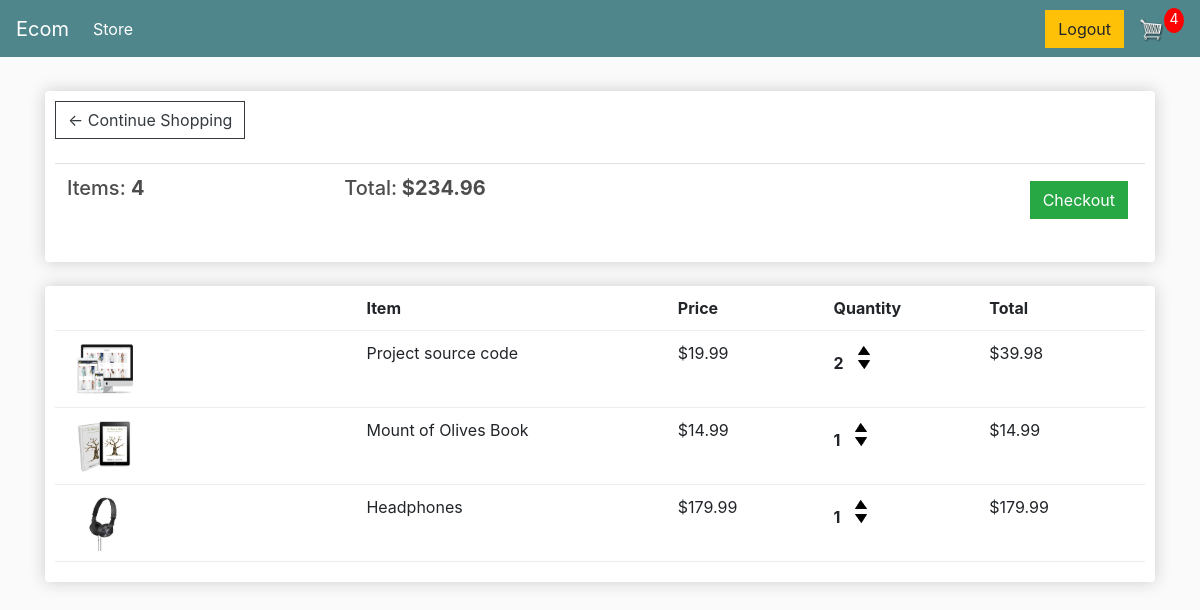
The app's page /cart/ (signed in), older data.
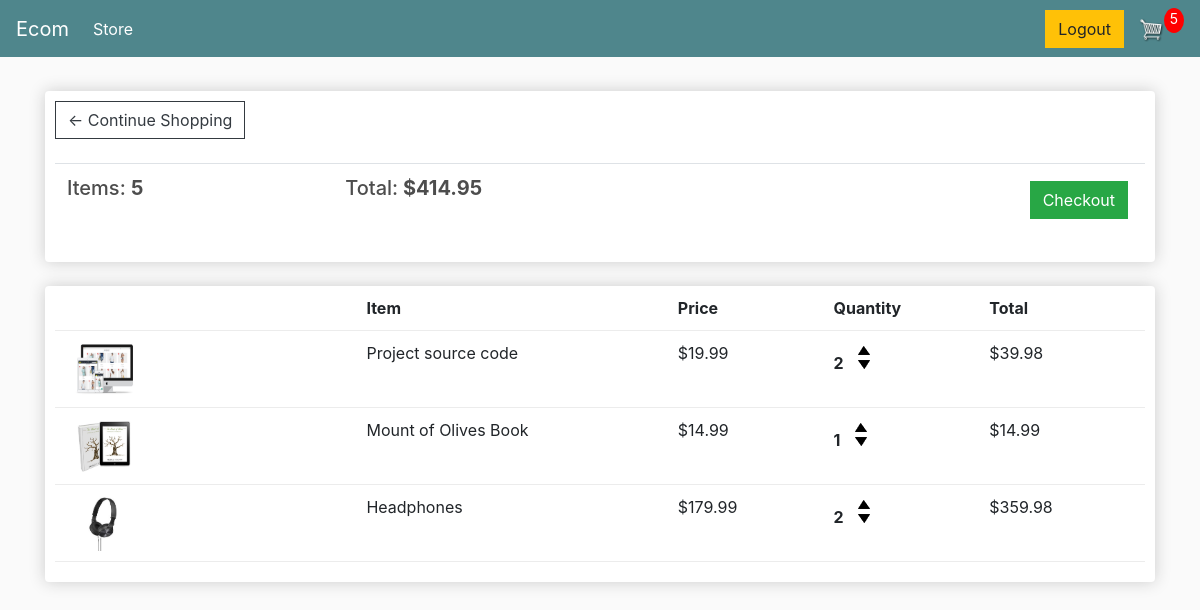
The same page, newer data.
### store/models.py (models this page shows, shortened)
class Order(models.Model):
    customer = models.ForeignKey(Customer, on_delete=models.SET_NULL, blank=True, null=True)
    date_ordered = models.DateTimeField(auto_now_add=True)
    complete = models.BooleanField(default=False, null=True, blank=True)
    transaction_id = models.CharField(max_length=200, null=True)
    @property
    def get_cart_total(self):
        orderitems = self.orderitem_set.all()
        total = sum([item.get_total for item in orderitems])
        return total
    @property
    def get_cart_items(self):
        orderitems = self.orderitem_set.all()
        total = sum([item.quantity for item in orderitems])
        return total

class OrderItem(models.Model):
    product = models.ForeignKey(Product, on_delete=models.SET_NULL, null=True)
    order = models.ForeignKey(Order, on_delete=models.SET_NULL, null=True)
    quantity = models.IntegerField(default=0, null=True, blank=True)
    date_added = models.DateTimeField(auto_now_add=True)
    @property
    def get_total(self):
        return self.product.price * self.quantity

class Product(models.Model):
    name = models.CharField(max_length=200, null=True)
    price = models.DecimalField(max_digits=7, decimal_places=2)
    digital = models.BooleanField(default=False, null=True, blank=True)
    image = models.ImageField(null=True, blank=True)
    @property
    def imageURL(self):
        try:
            url = self.image.url
        except:
            url = ""
        return url

### store/views.py (the view)
# urls.py: path('cart/', views.cart, name="cart"),
def cart(request):
     data = cartData(request)
     cartItems = data['cartItems']
     order = data['order']
     items = data['items']
     context = {'items':items, 'order':order, 'cartItems':cartItems}
     return render(request, 'store/cart.html', context)

### store/utils.py (called while the page is built)
def cartData(request):
    if request.user.is_authenticated:
        customer = request.user.customer
        order, created = Order.objects.get_or_create(customer=customer, complete=False)
        items = order.orderitem_set.all()
        cartItems = order.get_cart_items
    else:
        cookieData = cookieCart(request)
        cartItems = cookieData['cartItems']
        order = cookieData['order']
        items = cookieData['items']
    return {'cartItems': cartItems, 'order': order, 'items': items}

### store/templates/store/cart.html
{% extends 'store/main.html' %}
{% load static %}
{% block content %}
	<div class="row">
		<div class="col-lg-12">
			<div class="box-element">
				<a  class="btn btn-outline-dark" href="{% url 'store' %}">&#x2190; Continue Shopping</a>
				<br>
				<br>
				<table class="table">
					<tr>
						<th><h5>Items: <strong>{{order.get_cart_items}}</strong></h5></th>
						<th><h5>Total:<strong> ${{order.get_cart_total|floatformat:2}}</strong></h5></th>
						<th>
							<a  style="float:right; margin:5px;" class="btn btn-success" href="{% url 'checkout' %}">Checkout</a>
						</th>
					</tr>
				</table>
			</div>
			<br>
			<div class="box-element">
				<div class="cart-row">
					<div style="flex:2"></div>
					<div style="flex:2"><strong>Item</strong></div>
					<div style="flex:1"><strong>Price</strong></div>
					<div style="flex:1"><strong>Quantity</strong></div>
					<div style="flex:1"><strong>Total</strong></div>
				</div>
				{% for item in items %}
				<div class="cart-row">
					<div style="flex:2"><img class="row-image" src="{% static item.product.imageURL %}"></div>
					<div style="flex:2"><p>{{item.product.name}}</p></div>
					<div style="flex:1"><p>${{item.product.price|floatformat:2}}</p></div>
					<div style="flex:1">
						<p class="quantity">{{item.quantity}}</p>
						<div class="quantity">
							<img data-product={{item.product.id}} data-action="add" class="chg-quantity update-cart" src="{% static  'images/arrow-up.png' %}">
							<img data-product={{item.product.id}} data-action="remove" class="chg-quantity update-cart" src="{% static  'images/arrow-down.png' %}">
						</div>
					</div>
					<div style="flex:1"><p>${{item.get_total}}</p></div>
				</div>
				{% endfor %}
			</div>
		</div>
	</div>
{% endblock content %}

Row changes from the older to the newer data that the page shows:
changed through a linked row, Order: get_cart_items "4" → "5"; get_cart_total "234.96" → "414.95"
changed OrderItem "Headphones": quantity "1" → "2"; get_total "179.99" → "359.98"
Text that changed along with them:
{{ cartItems }}: "4" → "5"
